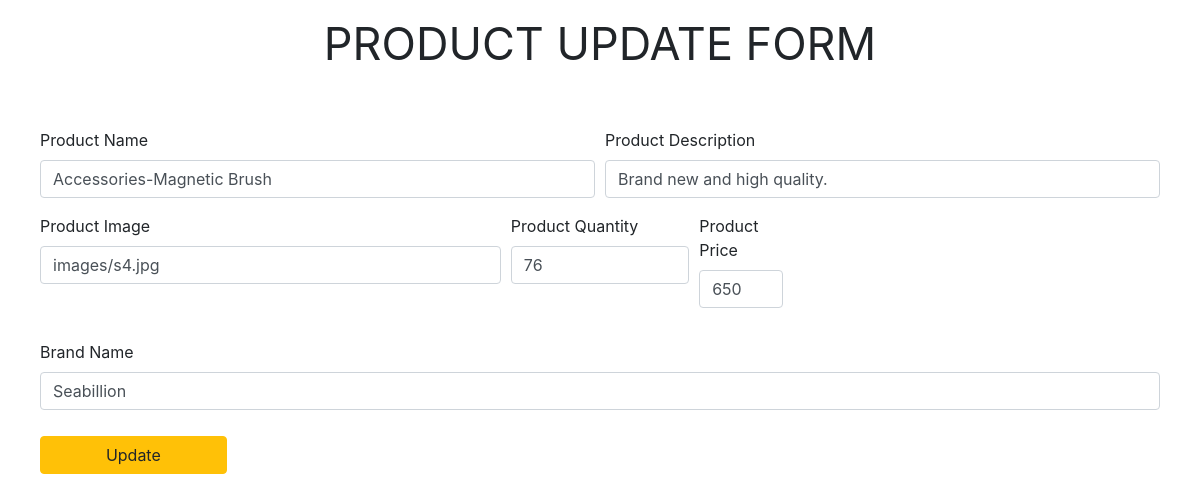
/index.php/Dashboard/passtoupdateform/AC456, run on the app's committed database.
### tables this page shows
CREATE TABLE `producttable` (
  `id` varchar(30) NOT NULL,
  `product_name` varchar(30) NOT NULL,
  `product_price` int(11) NOT NULL,
  `product_desc` varchar(200) DEFAULT NULL,
  `product_img` varchar(300) DEFAULT NULL,
  `quantity` int(11) NOT NULL,
  `status` int(11) NOT NULL,
  `brand` varchar(30) NOT NULL
);

### application/controllers/Dashboard.php (called while the page is built, shortened)
<?php
class Dashboard extends CI_Controller {
	public function passtoupdateform($id)
	{
		$this->load->helper('url');
		$this->load->model('productsmodel');
		$data['productdetails'] = $this->productsmodel->updateformview($id);
		$this->load->view('updateform',$data);
	}
}

### index.php (called while the page is built, shortened)
<?php
require_once BASEPATH.'core/CodeIgniter.php';

### application/models/productsmodel.php (called while the page is built, shortened)
<?php
class productsmodel extends CI_Model {
        public function updateformview($id)
        {
                $query = $this->db->get_where('producttable', array('id' => $id));
                return $query->result_array();
                }
        }

### application/views/updateform.php (the view, shortened to what this page needs)
<link rel="stylesheet" href="https://stackpath.bootstrapcdn.com/bootstrap/4.3.1/css/bootstrap.min.css">
<div style='text-align: center; font-size: 45px; margin-top: 10px;'>PRODUCT UPDATE FORM</div>
<body>
  <?php
    foreach($productdetails as $values)
    {
            echo "<form method='POST' style='margin: 40px 30px;padding: 10px;'>
            <div class='form-row'>
                <div class='form-group col-md-6'>
                    <label>Product Name</label>";
                    echo " <input type='text' class='form-control'  value='{$values['product_name']}' name='product_name' required>";
                echo "</div>
                <div class='form-group col-md-6'>
                    <label>Product Description</label>";
                echo "<input type='text' class='form-control'  value='{$values['product_desc']}' name='product_desc' required>";
                echo "</div>
        </div>";
        echo"
        <div class='form-row'>
        <div class='form-group col-md-5'>
            <label>Product Image</label>";
            echo "<input type='text' class='form-control'  value='{$values['product_img']}' name='product_img'  required>";
        echo "</div>
                <div class='form-group col-md-2'>
                    <label>Product Quantity</label>
                    <input type='number' class='form-control' name='quantity'  value='{$values['quantity']}' required>";
                echo "</div>
                <div class='form-group col-md-1'>
                    <label>Product Price</label>";
                    echo" <input type='number' class='form-control'  value='{$values['product_price']}' name='product_price'  required>";
                echo "</div></div>";
        echo"
        <div class='form-group col-md-4'>";
        echo "</div>
                    <label>Brand Name</label>";
                    echo" <input type='text' class='form-control'  value='{$values['brand']}' name='brand'  required>";
    }
      ?>
    <div class='form-group '>
    <button type='submit' class='btn btn-warning col-md-2'  style='margin-top:10px'>Update</button>
    </div>
    </form>
</body>
</html>

### data on the page
producttable: product_name "Accessories-Magnetic Brush", product_desc "Brand new and high quality.", product_img "images/s4.jpg", quantity "76", product_price "650", brand "Seabillion"
